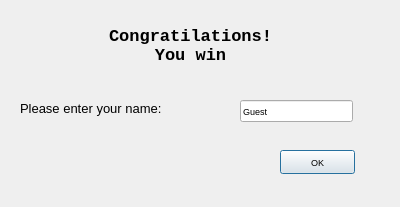
<?xml version="1.0" encoding="UTF-8"?>
<ui version="4.0">
 <class>SuccessDialog</class>
 <widget class="QDialog" name="SuccessDialog">
  <property name="geometry">
   <rect>
    <x>0</x>
    <y>0</y>
    <width>400</width>
    <height>207</height>
   </rect>
  </property>
  <property name="windowTitle">
   <string>MineSweeper - success</string>
  </property>
  <property name="windowIcon">
   <iconset resource="resource.qrc">
    <normaloff>:/Images/icon.ico</normaloff>:/Images/icon.ico</iconset>
  </property>
  <widget class="QLabel" name="PTitleLabel">
   <property name="geometry">
    <rect>
     <x>70</x>
     <y>20</y>
     <width>241</width>
     <height>51</height>
    </rect>
   </property>
   <property name="font">
    <font>
     <family>Consolas</family>
     <pointsize>13</pointsize>
     <bold>true</bold>
    </font>
   </property>
   <property name="text">
    <string>Congratilations!
You win</string>
   </property>
   <property name="alignment">
    <set>Qt::AlignCenter</set>
   </property>
  </widget>
  <widget class="QLabel" name="pNameLabel">
   <property name="geometry">
    <rect>
     <x>20</x>
     <y>100</y>
     <width>191</width>
     <height>16</height>
    </rect>
   </property>
   <property name="font">
    <font>
     <pointsize>10</pointsize>
    </font>
   </property>
   <property name="text">
    <string>Please enter your name:</string>
   </property>
  </widget>
  <widget class="QLineEdit" name="pNameEdit">
   <property name="geometry">
    <rect>
     <x>240</x>
     <y>100</y>
     <width>113</width>
     <height>22</height>
    </rect>
   </property>
   <property name="font">
    <font>
     <pointsize>7</pointsize>
    </font>
   </property>
   <property name="text">
    <string>Guest</string>
   </property>
  </widget>
  <widget class="QPushButton" name="pDoneButton">
   <property name="enabled">
    <bool>true</bool>
   </property>
   <property name="geometry">
    <rect>
     <x>280</x>
     <y>150</y>
     <width>75</width>
     <height>24</height>
    </rect>
   </property>
   <property name="font">
    <font>
     <pointsize>7</pointsize>
    </font>
   </property>
   <property name="focusPolicy">
    <enum>Qt::StrongFocus</enum>
   </property>
   <property name="text">
    <string>OK</string>
   </property>
   <property name="default">
    <bool>false</bool>
   </property>
   <property name="flat">
    <bool>false</bool>
   </property>
  </widget>
 </widget>
 <resources>
  <include location="resource.qrc"/>
 </resources>
 <connections/>
</ui>
